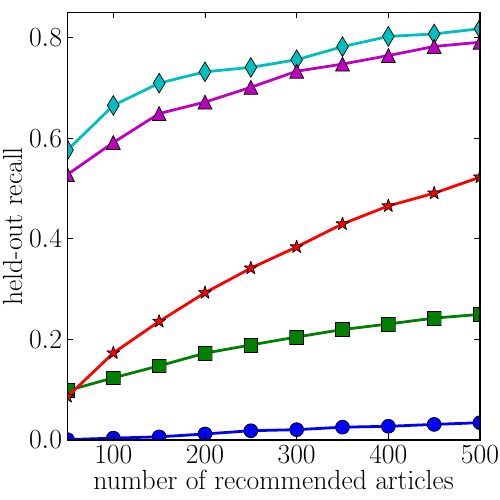

Here is the Python script that generated this plot:
import numpy as np
import matplotlib.pyplot as pl

N = np.arange(50, 501, 50)
data = np.loadtxt("results.txt")

fig = pl.figure(figsize=(5, 5))
fig.subplots_adjust(top=0.975, right=0.96, bottom=0.12, left=0.135)
for d, s, l in zip(data, ["o", "s", "*", "d", "^"],
                   ["random", "tf-idf", "LDA", "ICF", "CLDA"]):
    pl.plot(N, d, "-{0}".format(s), lw=2, ms=10, label=l)

pl.locator_params(nbins=6)
# pl.legend()
pl.xlabel("number of recommended articles")
pl.ylabel("held-out recall")
pl.ylim(0, 0.85)
pl.xlim(50, 500)
pl.savefig("results.pdf")
